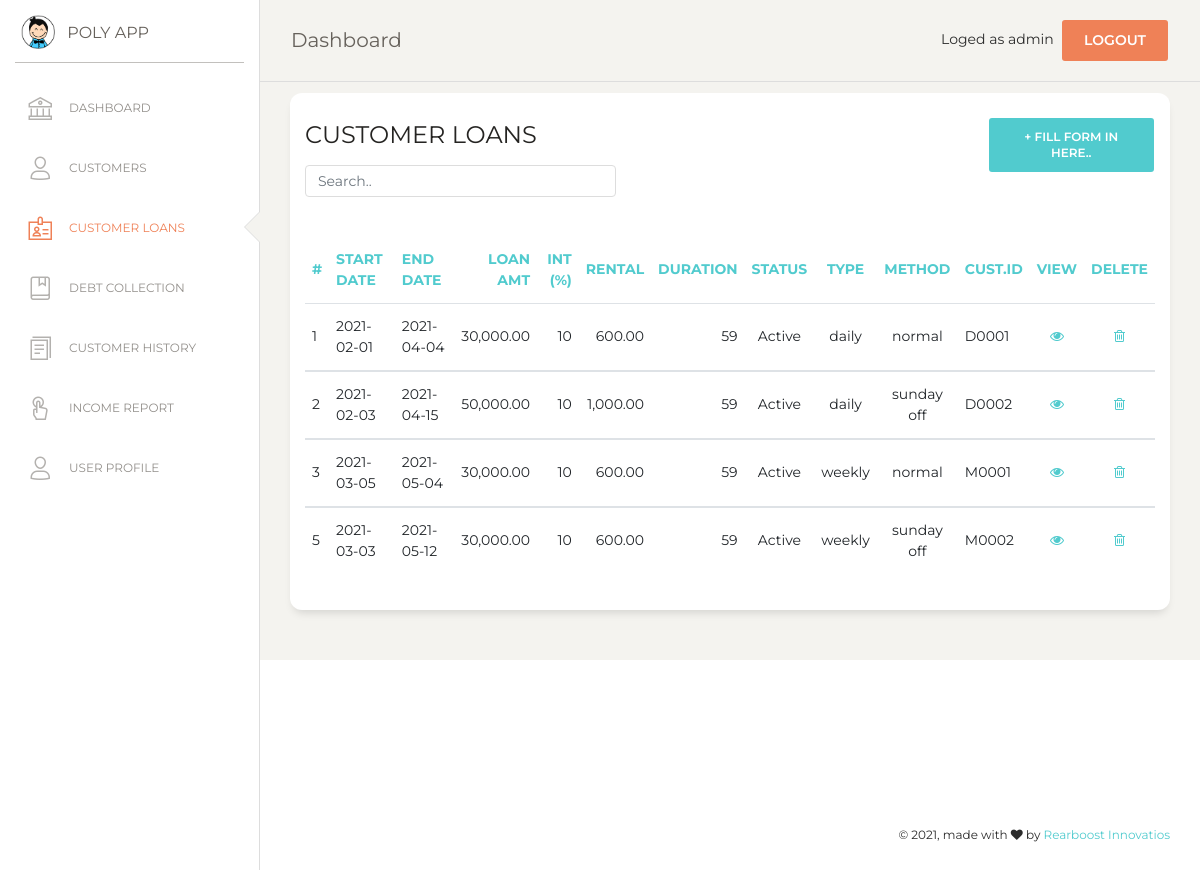
/customer_loan.php (signed in), run on an earlier commit of the app's database.
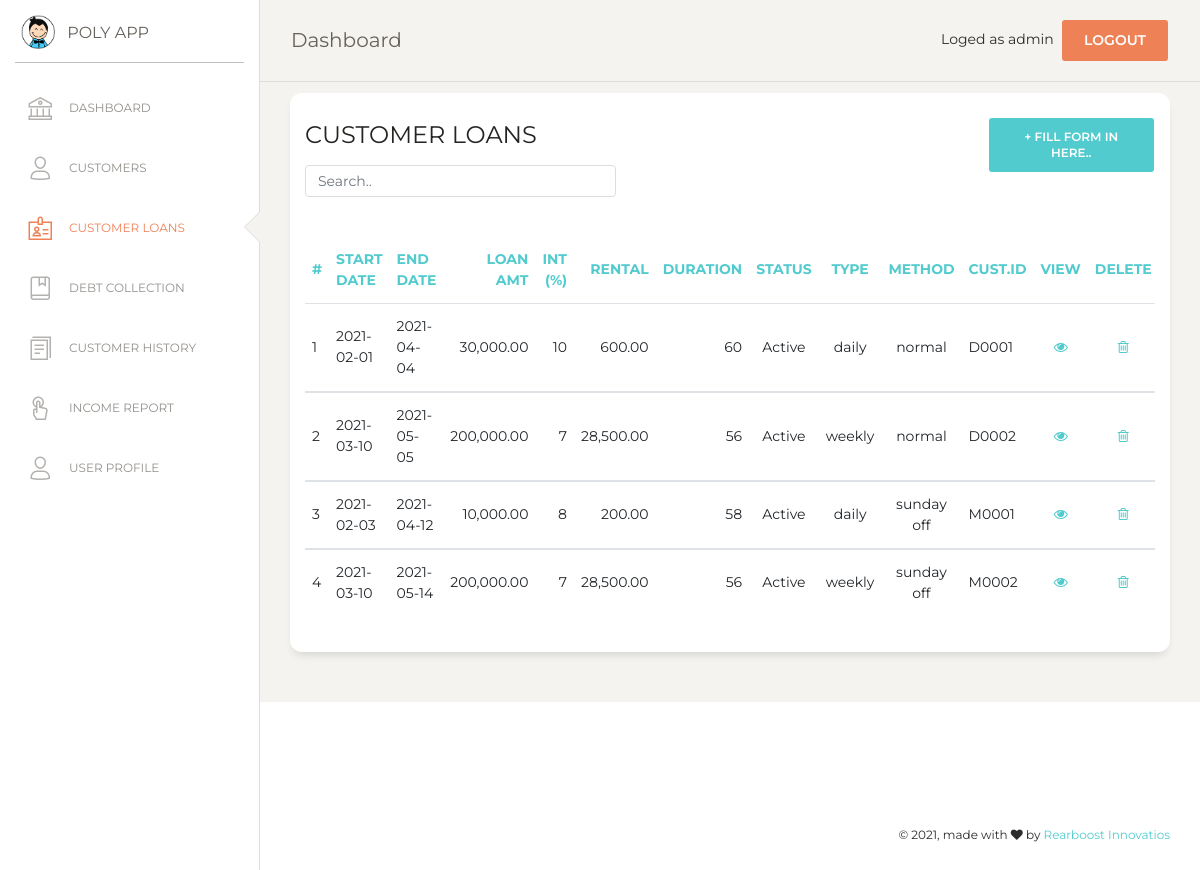
And on a later commit of the database.
### tables this page shows
CREATE TABLE `loan` (
  `loan_no` int(7) NOT NULL,
  `l_date` date NOT NULL,
  `amount` double(10,2) NOT NULL,
  `interest` int(5) NOT NULL,
  `no_installements` int(11) NOT NULL,
  `rental` double(10,2) NOT NULL,
  `duration` int(11) NOT NULL,
  `end_date` text NOT NULL,
  `cust_id` varchar(10) NOT NULL,
  `l_status` tinyint(4) NOT NULL,
  `l_type` varchar(10) NOT NULL,
  `l_method` varchar(10) NOT NULL
);

### customer_loan.php (the view, shortened to what this page needs)
<?php
if (!isset($_SESSION['loged_user'])) {
    header('location: login.php');
}else {
$con = mysqli_connect(DB_HOSTNAME,DB_USERNAME,DB_PASSWORD);
mysqli_select_db($con,DB_NAME);
?>
<!DOCTYPE html>
<html lang="en">
<head>
  <link href="https://maxcdn.bootstrapcdn.com/font-awesome/latest/css/font-awesome.min.css" rel="stylesheet">
  <link href="assets/css/bootstrap.min.css" rel="stylesheet" />
  <link href="assets/css/paper-dashboard.css?v=2.0.1" rel="stylesheet" />
  <link href="assets/demo/demo.css" rel="stylesheet" />
</head>
<body class="">
  <div class="wrapper ">
    <?php include('include/sidebar.php');  ?>
    <div class="main-panel">
      <?php include('include/nav.php');  ?>
      <div class="content">
      <div class="row">
          <div class="col-md-12">
            <div class="card">
              <div class="row">
              <div class="col-md-9">
              <div class="card-header">
                <h4 class="card-title"> CUSTOMER LOANS</h4>
                <input class="form-control myInput" id="myInput" type="text" placeholder="Search..">
              </div>
              </div>
              <div class="col-md-3">
                 <div class="card-header">
                    <button type="button" class="btn btn-primary add-btn" data-toggle="modal" data-target="#Form1">+ Fill Form in here..
                    </button>
                 </div>
              </div>
              </div>
              <div class="card-body">
              </div>
              <div class="card-body">
                <div class="table-responsive">
                  <table class="table" id="myTable">
                    <thead class="text-primary">
                      <th>                      #           </th>
                      <th>                      Start Date  </th>
                      <th>                      End Date    </th>
                      <th class="text-right">   Loan Amt    </th>
                      <th class="text-right">   Int (%)     </th>
                      <th class="text-right">   Rental      </th>
                      <th class="text-right">   Duration    </th>
                      <th class="text-center">  Status      </th>
                      <th class="text-center">  Type        </th>
                      <th class="text-center">  Method      </th>
                      <th>                      cust.ID     </th>
                      <th class="text-center">  View 				</th>
                      <th class="text-center">  Delete 			</th>
                    </thead>
                    <tbody>
                      <?php
                      $sql=mysqli_query($con,"SELECT * FROM loan");
                      $numRows = mysqli_num_rows($sql);
                      if($numRows > 0) {
                        while($row = mysqli_fetch_assoc($sql)) {
                        $l_status = $row['l_status'];
                        if($l_status==1){
                          $view_satus = "Active";
                        }else{
                          $view_satus = "Closed";
                        }
                          ?>
                    <tr>
                      <td>                   <?php echo $row['loan_no']?>  </td>
                      <td>                   <?php echo $row['l_date']?>   </td>
                      <td>                   <?php echo $row['end_date']?>   </td>
                      <td class="text-right"><?php echo number_format($row['amount'],2)?>  </td>
                      <td class="text-right"><?php echo $row['interest']?> </td>
                      <td class="text-right"><?php echo number_format($row['rental'],2)?> </td>
                      <td class="text-right"><?php echo $row['duration']?> </td>
                      <td class="text-center"><?php echo $view_satus; ?> </td>
                      <td class="text-center"><?php echo $row['l_type'] ?> </td>
                      <td class="text-center"><?php echo $row['l_method'] ?> </td>
                      <td>                    <?php echo $row['cust_id'] ?>  </td>
                      <td class="text-center">
                        <a href="#" onclick="editView(<?php echo $row['loan_no']; ?>)" name="edit">
                        <i class="fa fa-eye" aria-hidden="true"></i></a>
                      </td>
                      <td class="text-center">
                        <a href="#" onclick="confirmation('event','<?php echo $row['loan_no']; ?>')"  name="delete">
                        <i class="fa fa-trash-o" aria-hidden="true"></i></a>
                      </td>
                    </tr>
                    </tbody>
                           <?php
                        }
                      }
                    ?>
                    </table>
                </div>
              </div>
              </div>
            </div>
          </div>
          </div>
        </div>
        </div>
       <?php include('include/footer.php');  ?>
</body>
</html>
<?php
}
?>

### include/sidebar.php
<div class="sidebar" data-color="white" data-active-color="danger">
  <div class="logo">
    <a href="#" class="simple-text logo-mini">
      <div class="logo-image-small">
        <img src="assets/img/logo-small.png">
      </div>
    </a>
    <a href="#" class="simple-text logo-normal">
      POLY APP
    </a>
  </div>
  <div class="sidebar-wrapper">
    <ul class="nav">
      <li
        <?php if (basename($_SERVER['PHP_SELF'])=='index.php')
        {
         echo 'class="active"';
        } else
        {
         echo 'class=""';
        }
        ?>
        >
        <a href="index">
          <i class="nc-icon nc-bank"></i>
          <p>DASHBOARD</p>
        </a>
      </li>
      <li
        <?php if (basename($_SERVER['PHP_SELF'])=='customer.php')
        {
         echo 'class="active"';
        } else
        {
         echo 'class=""';
        }
        ?>
        >
        <a href="customer">
          <i class="nc-icon nc-single-02"></i>
          <p>CUSTOMERS</p>
        </a>
      </li>
      <li
        <?php if (basename($_SERVER['PHP_SELF'])=='customer_loan.php')
        {
         echo 'class="active"';
        } else
        {
         echo 'class=""';
        }
        ?>
        >
        <a href="customer_loan">
          <i class="nc-icon nc-badge"></i>
          <p>CUSTOMER LOANS</p>
        </a>
      </li>
      <li
        <?php if (basename($_SERVER['PHP_SELF'])=='debt_collection.php')
        {
         echo 'class="active"';
        } else
        {
         echo 'class=""';
        }
        ?>
        >
        <a href="debt_collection">
          <i class="nc-icon nc-book-bookmark"></i>
          <p>DEBT COLLECTION</p>
        </a>
      </li>
      <li
        <?php if (basename($_SERVER['PHP_SELF'])=='report.php')
        {
         echo 'class="active"';
        } else
        {
         echo 'class=""';
        }
        ?>
        >
        <a href="report">
          <i class="nc-icon nc-single-copy-04"></i>
          <p>CUSTOMER HISTORY</p>
        </a>
      </li>
      <li
        <?php if (basename($_SERVER['PHP_SELF'])=='income.php')
        {
         echo 'class="active"';
        } else
        {
         echo 'class=""';
        }
        ?>
        >
        <a href="income">
          <i class="nc-icon nc-tap-01"></i>
          <p>Income Report</p>
        </a>
      </li>
      <li
        <?php if (basename($_SERVER['PHP_SELF'])=='user.php')
        {
         echo 'class="active"';
        } else
        {
         echo 'class=""';
        }
        ?>
        >
        <a href="user">
          <i class="nc-icon nc-single-02"></i>
          <p>USER PROFILE</p>
        </a>
      </li>
    </ul>
  </div>
</div>

### include/nav.php (shortened to what this page needs)
<nav class="navbar navbar-expand-lg navbar-absolute fixed-top navbar-transparent">
    <div class="container-fluid">
        <div class="navbar-wrapper">
        <a class="navbar-brand" href="javascript:;">Dashboard</a>
        </div>
        <div class="collapse navbar-collapse justify-content-end" id="navigation">
        <ul class="navbar-nav">
            <li class="nav-item">
            Loged as <?php echo $_SESSION['loged_user'] ?>&nbsp;
            <a href="#" onclick="confirmationLogout(event)" class="btn btn-danger square-btn-adjust">Logout</a>
            </li>
        </ul>
        </div>
    </div>
</nav>

### include/footer.php (shortened to what this page needs)
 <footer class="footer footer-black  footer-white ">
    <div class="container-fluid">
        <div class="row">
        <div class="credits ml-auto">
            <span class="copyright">
            © , made with <i class="fa fa-heart heart"></i> by <a href="https://rearboost.com" target="_blank" rel="noopener noreferrer">Rearboost Innovatios</a>
            </span>
        </div>
        </div>
    </div>
</footer>

### assets/demo/demo.css (style rules this page uses)
.add-btn { float: right !important; }
.myInput { width: 50% !important; }

What changed in the data, as far as the page shows it:
removed loan: loan_no "5", l_date "2021-03-03", end_date "2021-05-12", amount "30,000.00", interest "10", rental "600.00", duration "59", l_status "Active", l_type "weekly", l_method "sunday off", cust "M0002"
changed loan id 1: duration "59" → "60"
changed loan id 2: l_date "2021-02-03" → "2021-03-10"; end_date "2021-04-15" → "2021-05-05"; amount "50,000.00" → "200,000.00"; interest "10" → "7"; rental "1,000.00" → "28,500.00"; duration "59" → "56"; l_type "daily" → "weekly"; l_method "sunday off" → "normal"
changed loan id 3: l_date "2021-03-05" → "2021-02-03"; end_date "2021-05-04" → "2021-04-12"; amount "30,000.00" → "10,000.00"; interest "10" → "8"; rental "600.00" → "200.00"; duration "59" → "58"; l_type "weekly" → "daily"; l_method "normal" → "sunday off"
added loan: loan_no "4", l_date "2021-03-10", end_date "2021-05-14", amount "200,000.00", interest "7", rental "28,500.00", duration "56", l_status "Active", l_type "weekly", l_method "sunday off", cust "M0002"
